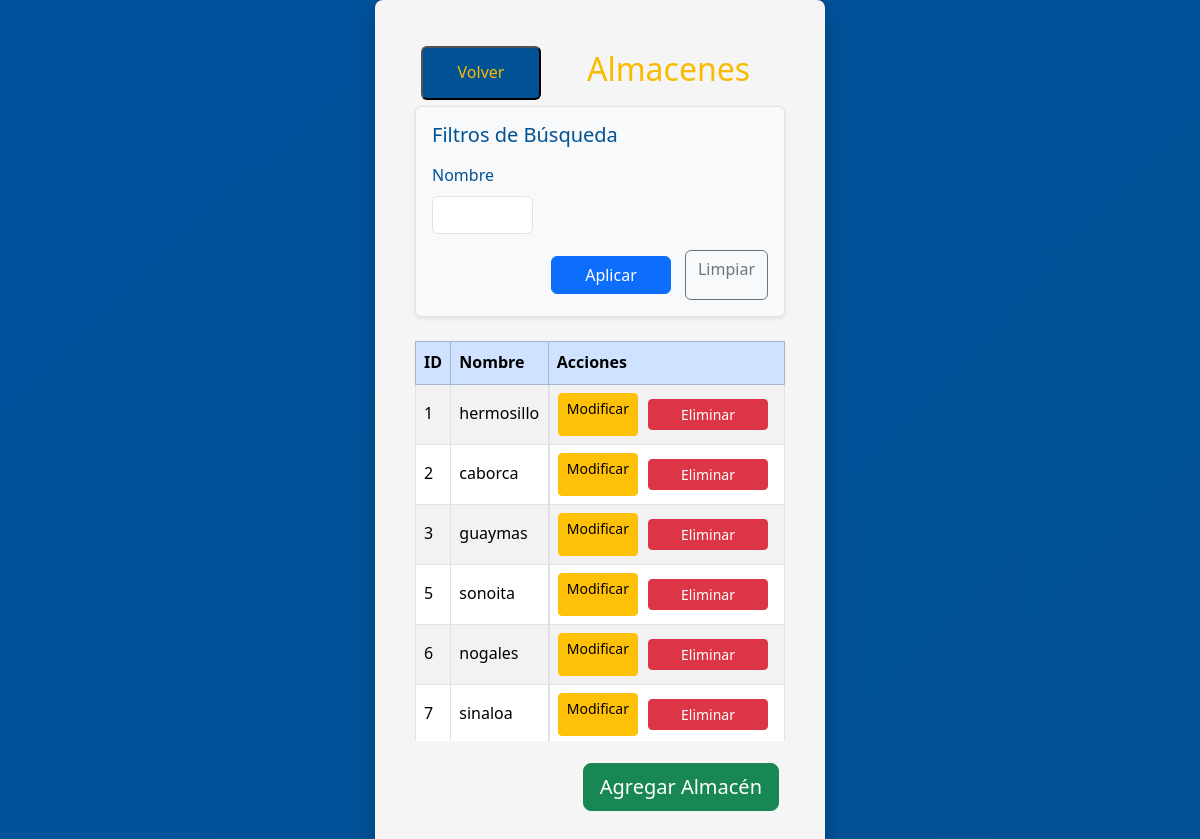
Page /almacenes (signed in) on the committed database.
### tables this page shows
CREATE TABLE almacenes (
    id INTEGER PRIMARY KEY,
    nombre TEXT NOT NULL
);

### app.py (the view)
@app.route('/almacenes')
@login_requerido
def almacenes():
    conn = get_db_connection()
    cursor = conn.cursor()
    nombre = request.args.get('nombre', '').strip()
    query = 'SELECT * FROM almacenes WHERE 1=1'
    params = []
    if nombre:
        query += ' AND nombre LIKE ?'
        params.append('%' + nombre + '%')
    cursor.execute(query, params)
    almacenes = cursor.fetchall()
    conn.close()
    filter_values = {
        'nombre': nombre
    }
    return render_template('almacenes.html',
                           almacenes=almacenes,
                           usuario=session.get('usuario'),
                           rol=session.get('rol'),
                           filter_values=filter_values)

### app.py (called while the page is built)
def login_requerido(f):
    @wraps(f)
    def decorated_function(*args, **kwargs):
        if 'usuario' not in session:
            flash('Debe iniciar sesión para acceder a esta página', 'warning')
            return redirect(url_for('login'))
        return f(*args, **kwargs)
    return decorated_function

def get_db_connection():
    conn = sqlite3.connect('instance/InventarioBD.db')
    conn.row_factory = sqlite3.Row
    return conn

### templates/almacenes.html (shortened to what this page needs)
<!DOCTYPE html>
<html lang="en">
<head>
    <link href="https://cdn.jsdelivr.net/npm/bootstrap@5.3.3/dist/css/bootstrap.min.css" rel="stylesheet">
    <link rel="stylesheet" href="../static/css/base.css">
    <link rel="stylesheet" href="../static/css/components/buttons.css">
    <link rel="stylesheet" href="../static/css/components/headers.css">
    <link rel="stylesheet" href="../static/css/pages/almacenes.css">
</head>
<body>
<div class="almacenes-container">
    <div class="container-header">
        <button type="button" class="pestana-volver-atras"
                onclick="window.location.href='{{ url_for('inicio') }}'">
            Volver
        </button>
        <h2>Almacenes</h2>
    </div>
    <div class="filtros-busqueda p-3 mb-4 border rounded shadow-sm bg-light">
        <h5 class="mb-3">Filtros de Búsqueda</h5>
        <form method="GET" action="{{ url_for('almacenes') }}">
            <div class="row g-3">
                <div class="col-md-4">
                    <label for="nombre" class="form-label">Nombre</label>
                    <input type="text" id="nombre" name="nombre" class="form-control"
                           value="{{ filter_values.nombre }}">
                </div>
            </div>
            <div class="mt-3 d-flex justify-content-end gap-2">
                <button type="submit" class="btn btn-primary">Aplicar</button>
                <a href="{{ url_for('almacenes') }}" class="btn btn-outline-secondary">Limpiar</a>
            </div>
        </form>
    </div>
    <div class="tabla-datos">
        <div class="table-responsive" style="max-height: 400px; overflow-y: auto;">
            <table class="table table-bordered table-hover table-striped align-middle shadow-sm bg-white">
                <thead class="table-primary sticky-top">
                    <tr>
                        <th>ID</th>
                        <th>Nombre</th>
                        <th>Acciones</th>
                    </tr>
                </thead>
                <tbody>
                    {% for a in almacenes %}
                    <tr>
                        <td>{{ a['id'] }}</td>
                        <td>{{ a['nombre'] }}</td>
                        <td class="d-flex gap-1">
                            {% if rol == 'ADMIN' or rol == 'ALMACENES' %}
                                <a href="{{ url_for('modificar_almacen', id=a['id']) }}" class="btn btn-sm btn-warning">Modificar</a>
                                <form method="POST" action="{{ url_for('eliminar_almacen', id=a['id']) }}"
                                      onsubmit="return confirm('¿Está seguro de que desea eliminar el almacén {{ a['nombre'] }}?');">
                                    <button type="submit" class="btn btn-sm btn-danger">Eliminar</button>
                                </form>
                            {% else %}
                                <span class="text-muted">No Autorizado</span>
                            {% endif %}
                        </td>
                    </tr>
                    {% endfor %}
                </tbody>
            </table>
        </div>
        <div class="apartado-botones-secundarios mt-3 d-flex justify-content-end gap-2">
            {% if rol == 'ADMIN' or rol == 'ALMACENES' %}
                <button type="button" class="btn btn-success btn-lg" onclick="window.location.href='{{ url_for('crear_almacen') }}'">
                    Agregar Almacén
                </button>
            {% endif %}
        </div>
    </div>
</div>
</body>
</html>

### static/css/base.css (style rules this page uses)
:root { --azul-unison: #00529e; --azul-oscuro-unison: #015294; --dorado-unison: #f8bb00; --dorado-oscuro-unison: #d99e30; --blanco: #ffffff; --texto-principal: #333333; }
body { background: linear-gradient(135deg, #00529e 0%, #015294 100%); min-height: 100vh; line-height: 1.6; color: var(--azul-oscuro-unison); display: flex; align-items: center; justify-content: center; margin: 0; font-family: 'Segoe UI', Tahoma, Geneva, Verdana, sans-serif; padding: 0; }
button { border-radius: 4px; background-color: var(--azul-oscuro-unison); color: var(--dorado-unison); }

### static/css/components/buttons.css (style rules this page uses)
button { padding: 12px 24px; font-size: 16px; min-width: 120px; margin: 6px; border-radius: 6px; cursor: pointer; transition: background-color 0.3s ease; font-family: 'Segoe UI', Tahoma, Geneva, Verdana, sans-serif; }
.apartado-botones-secundarios { display: flex; text-align: center; }
.pestana-volver-atras { justify-self: flex-start; }

### static/css/components/headers.css (style rules this page uses)
.container-header { display: flex; align-items: center; justify-content: flex-start; }
.container-header h2 { display: flex; align-items: center; color: var(--dorado-unison); margin-left: 40px; }

### static/css/pages/almacenes.css (style rules this page uses)
.almacenes-container { background-color: #f5f5f5; border-radius: 8px; padding: 40px; width: 100%; max-width: 450px; box-shadow: 0 8px 24px rgba(0, 0, 0, 0.2); }

### rows in the picture
almacenes: id "1", nombre "hermosillo"
almacenes: id "2", nombre "caborca"
almacenes: id "3", nombre "guaymas"
almacenes: id "5", nombre "sonoita"
almacenes: id "6", nombre "nogales"
almacenes: id "7", nombre "sinaloa"
